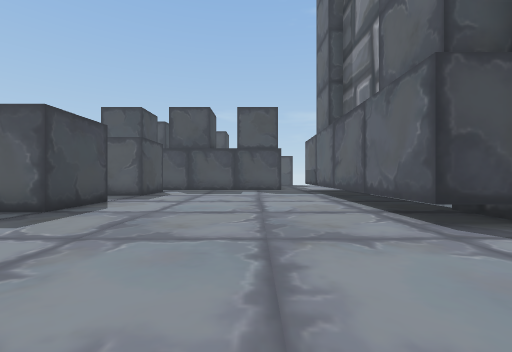
view 1 (above)

21 first-person views from a walk through a scene from a Unity 3-D project. The camera is 1.5 m above the floor, looks level and sees 90° across. The floor is counted in squares, 2 m on a side. Each view is taken from the middle of a square. On the plan, view 1 faces up. The plan holds only what a view shows up to about 9 squares ahead; the rest is blank. The place goes on beyond the plan. The player character is not drawn.

view 2
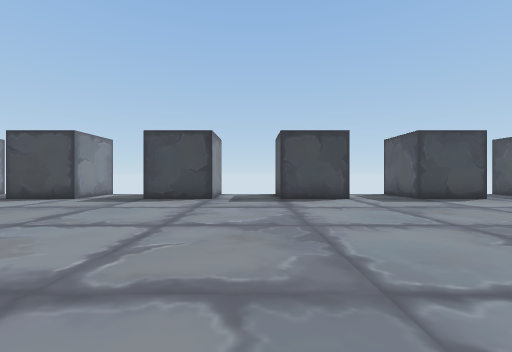

view 3
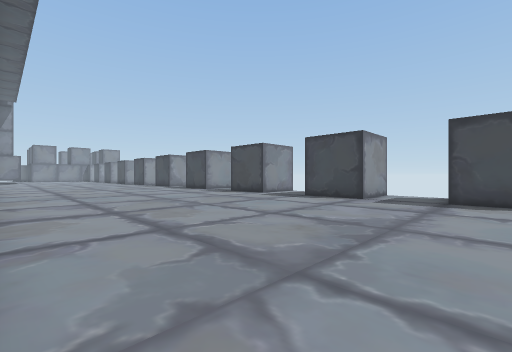

view 4
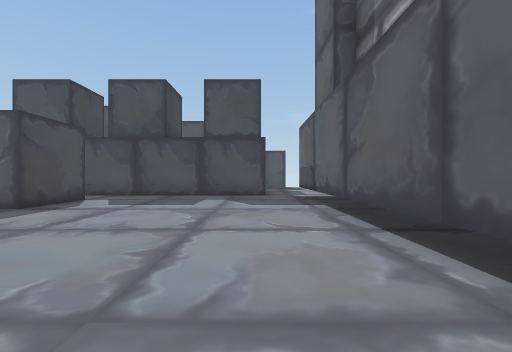

view 5
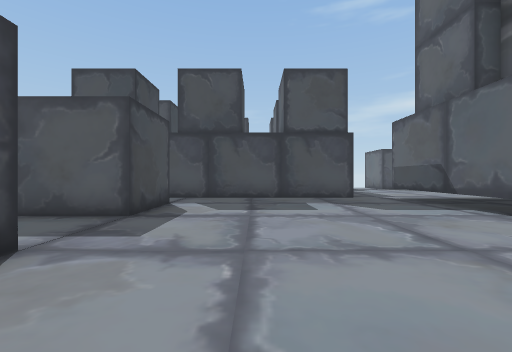

view 6
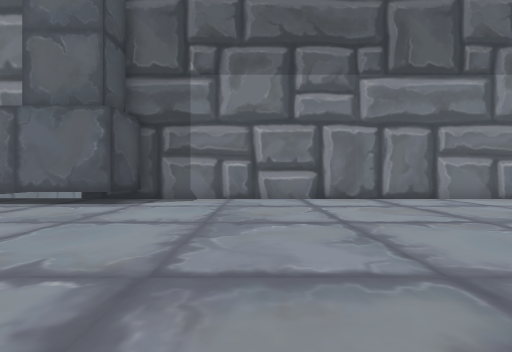

view 7
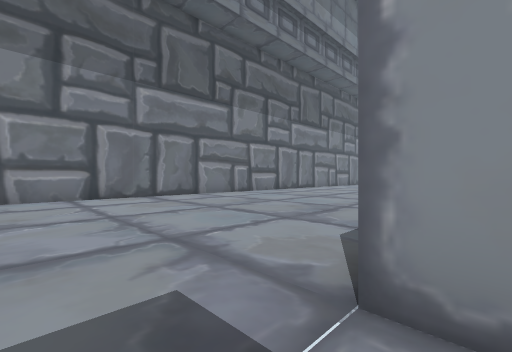

view 8
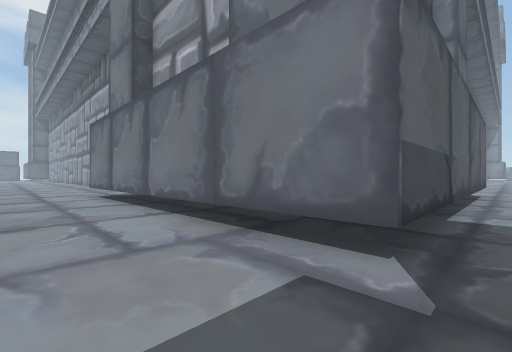

view 9
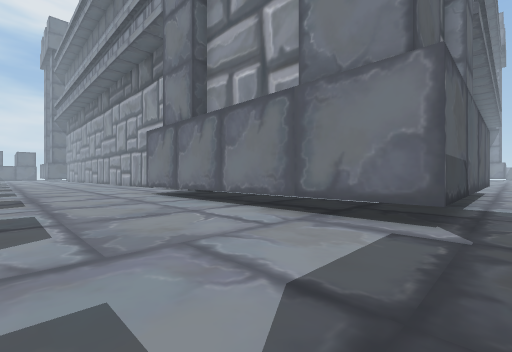

view 10
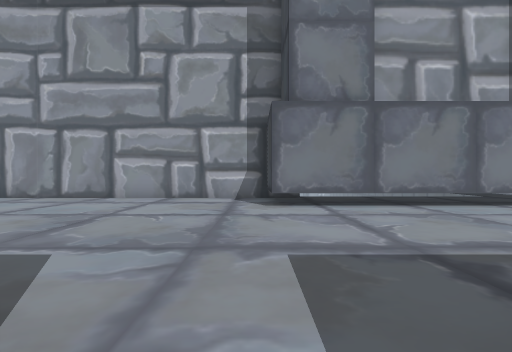

view 11
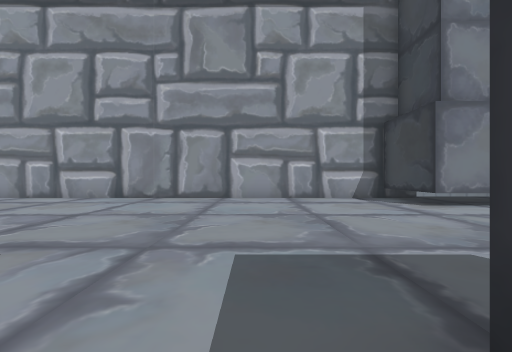

view 12
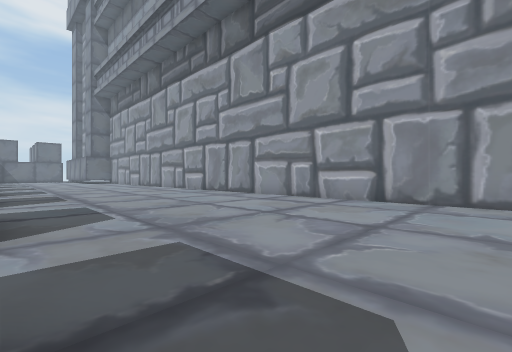

view 13
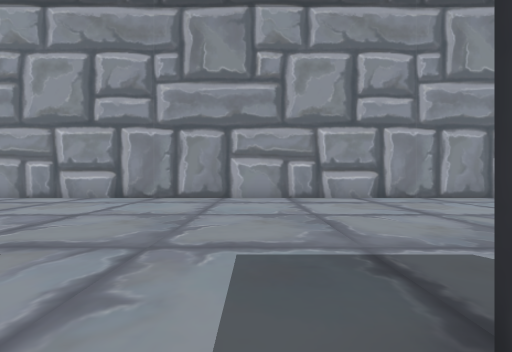

view 14
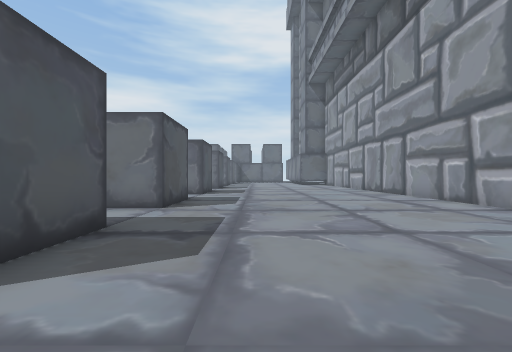

view 15
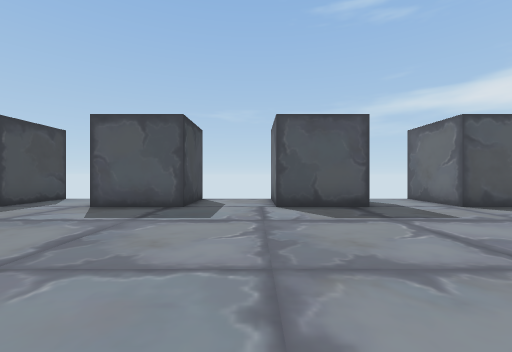

view 16
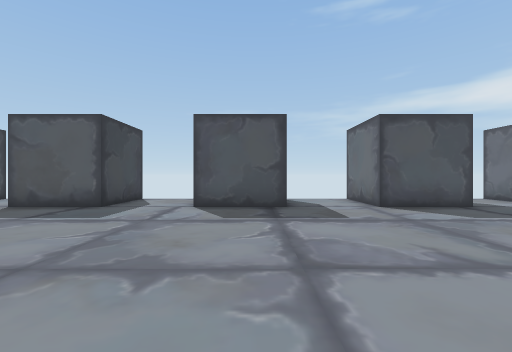

view 17
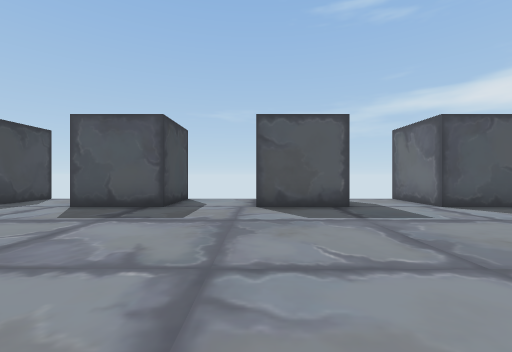

view 18
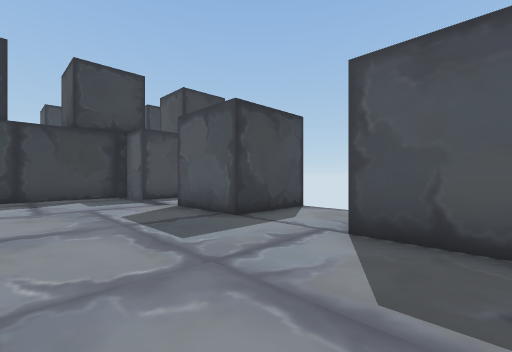

view 19
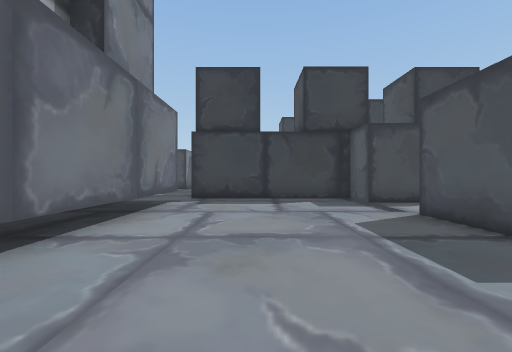

view 20
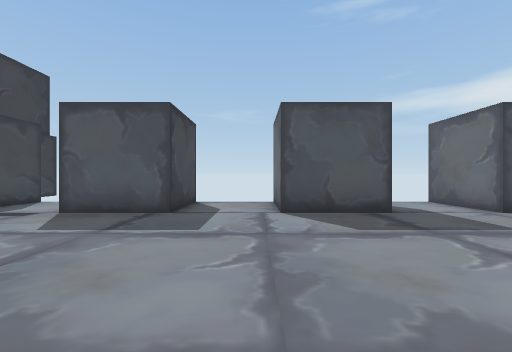

view 21
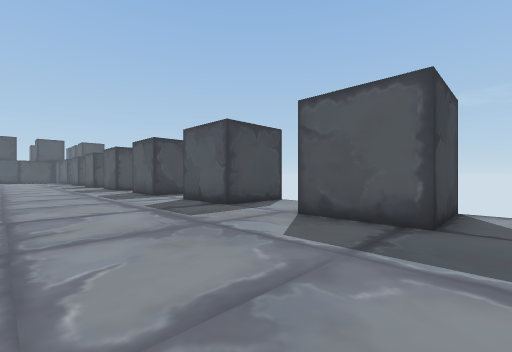

### Floor plan
Key: @ floor where view 1 was taken; # wall or solid block; . floor; T tower.
Columns run from 8 left of view 1 to 35 right of it. Each row starts with its distance up from view 1.
 21                #..##..###..##..###..##..###.
 20            #####..##..###..##..###..##..###.
 19          ### ...............................
 18         T#..................................
 17          #..................................
 16          #..................................
 15          #..................................
 14 TT #######..................................
 13    ........TTTTTTTTTT.......................
 12    #.......T        T.......................
 11    #.......TT       T#######################
 10   ##.......TT
  9   .........TT
  8    ........TT
  7    #.......TT
  6    #.......TT
  5    ........TT
  4    ........TT
  3    #.........#
  2    #.........#
  1    #.........#
  0    .....@....#
 -1    ..........#
 -2    #.........#
 -3    #.........#
 -4    ..........#
 -5    ..........#
 -6    #.........#
 -7    #.........#
 -8    #.     ...#

Positions as (right, up) in squares from view 1, and headings:
1: (0, 0), facing up
2: (4, 0), facing left
3: (4, 2), facing down-left
4: (1, 4), facing up
5: (-2, 5), facing up
6: (-4, 0), facing right
7: (-5, 0), facing down-right
8: (2, 16), facing down-right
9: (2, 18), facing down-right
10: (13, 20), facing down
11: (17, 20), facing down
12: (19, 19), facing down-right
13: (26, 20), facing down
14: (26, 17), facing right
15: (27, 13), facing up
16: (20, 13), facing up
17: (14, 13), facing up
18: (11, 16), facing up-left
19: (10, 16), facing left
20: (9, 14), facing up
21: (35, 15), facing up-left
